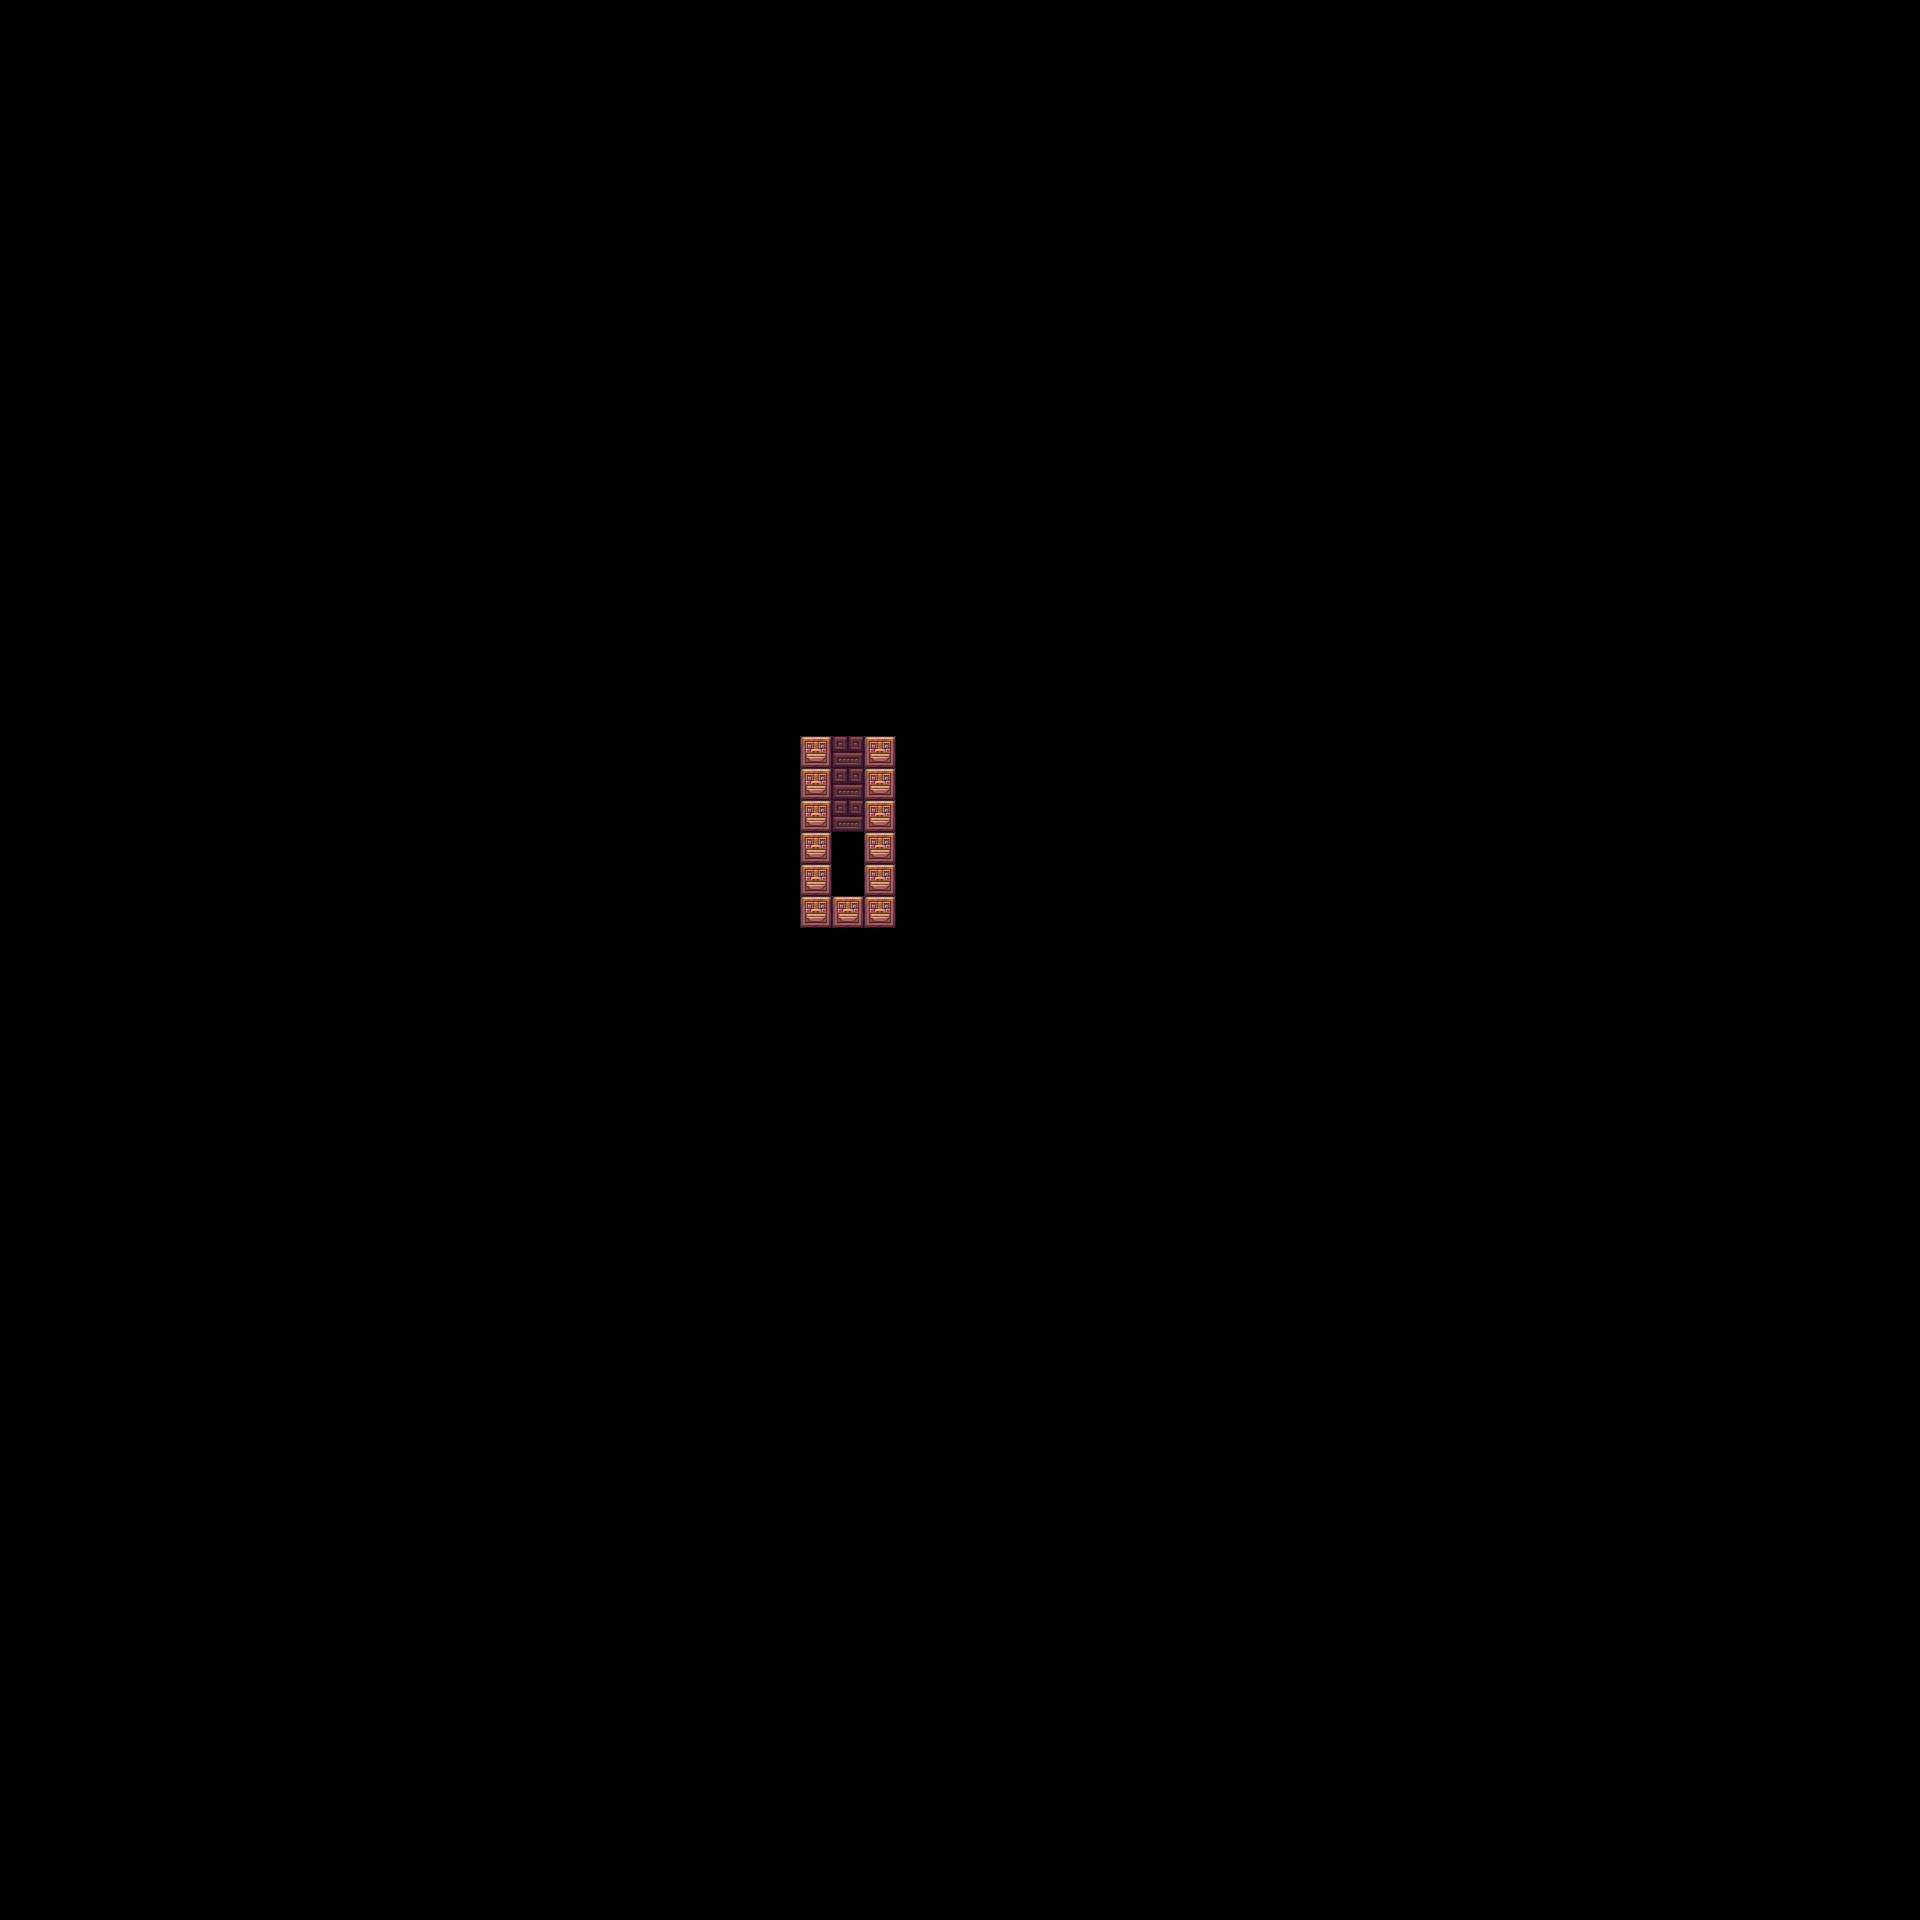

Tiled map render using the project's own tile images. Description and the map definition, with tile-layer contents summarised, below:
An orthogonal 60x60 tile map with 32x32 px tiles, 1 tile layer (Tile Layer 1), 4 tilesets and 3 objects.

<map version="1.2" tiledversion="1.2.2" orientation="orthogonal" renderorder="right-down" width="60" height="60" tilewidth="32" tileheight="32" infinite="0" nextlayerid="5" nextobjectid="63">
 <tileset firstgid="1" name="powerup" tilewidth="32" tileheight="32" tilecount="4" columns="2">
  <image source="../sprites/Spaceship-shooter-environment/spritesheets/power-up.png" trans="faffea" width="64" height="64" />
  <tile id="0" type="turret" />
  <tile id="2" type="greyTurret" />
 </tileset>
 <tileset firstgid="5" name="ninja" tilewidth="32" tileheight="32" tilecount="64" columns="8">
  <image source="../sprites/ninja-sheet.png" trans="faffea" width="256" height="256" />
  <tile id="2" type="playerStart" />
 </tileset>
 <tileset firstgid="69" name="inca_front" tilewidth="32" tileheight="32" tilecount="35" columns="5">
  <image source="../sprites/tilesets/inca_front.png" trans="faffea" width="160" height="224" />
  <tile id="0" type="wall" />
 </tileset>
 <tileset firstgid="104" name="inca_back" tilewidth="32" tileheight="32" tilecount="35" columns="5">
  <image source="../sprites/tilesets/inca_back.png" trans="faffea" width="160" height="224" />
  <tile id="2" type="softWall" />
 </tileset>
 <layer id="1" name="Tile Layer 1" width="60" height="60">
  <data>[3600 cells, 16 non-empty, 2 distinct tile ids]</data>
 </layer>
 <objectgroup id="4" name="objects">
  <object id="12" gid="1" x="832" y="896" width="32" height="32" />
  <object id="13" gid="1" x="1120" y="896" width="32" height="32" />
  <object id="15" gid="7" x="992" y="992" width="32" height="32" />
 </objectgroup>
</map>
